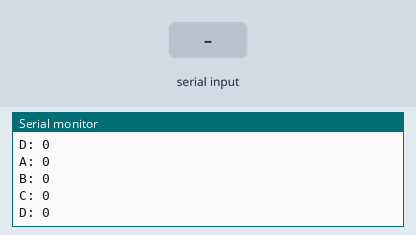
Simulated run of this sketch. Board: Arduino Uno, built with avr-gcc and run on an emulated ATmega328P. Shown: the last lines printed to the serial monitor. The test bench sets the inputs (shaded band).

Above: at 1.2 s.
1.3 s: "A,1\n" received over the second serial link
At 1.33 s:
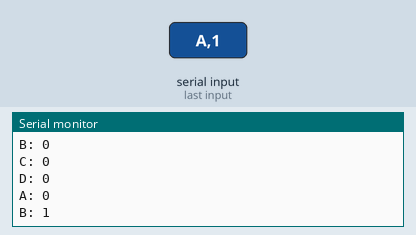
2.8 s: "A,150\n" received over the second serial link
At 2.85 s:
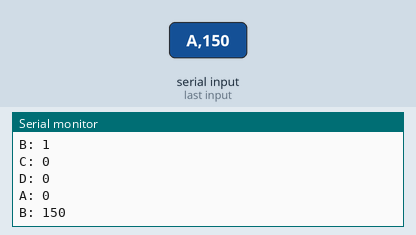
4.3 s: "B,1\n" received over the second serial link
Timing chart, 0 to 7.3 s (numbered marks = the images above; inputs shaded):
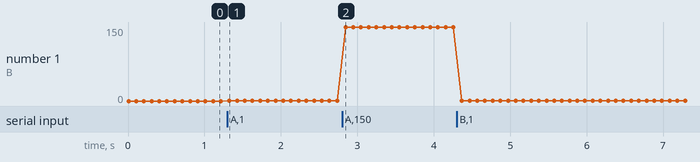

Measured:
- after the input at 1.3 s, the serial monitor: prints a new line at once (image 1)
- after the input at 2.8 s, the serial monitor: prints a new line after 0.05 s (image 2)
- plotted number 1: 0 → 1 after the input at 1.3 s, 1 → 150 after the input at 2.8 s

The sketch:

robot_hc12_test2.ino
```cpp
#include <SoftwareSerial.h>
#include <MedianFilterLib.h>

String Data = "";
bool newData = true;

SoftwareSerial HC12(10, 11); // HC-12 TX Pin, HC-12 RX Pin

const byte numChars = 32;
char receivedChars[numChars];
char tempChars[numChars];        // temporary array for use when parsing

float floatFromPC = 0.0;
int intFromPC = 1;

      // variables to hold the parsed data
char messageFromPC[numChars] = {0};
int int0 = 0;
int int1 = 0;
int int2 = 0;
int int3 = 0;
int int4 = 0;


char *strings[5]; // an array of pointers to the pieces of the above array after strtok()
char *ptr = NULL;

int A = 0;
int B = 0;
int C = 0;
int D = 0;
int E = 0;

MedianFilter<int> Af(20);
MedianFilter<int> Bf(20);
MedianFilter<int> Cf(20);
MedianFilter<int> Df(20);
MedianFilter<int> Ef(20);


int test = 0;
//============

void setup() {
    Serial.begin(9600);
    HC12.begin(9600);
//    Serial.println("This demo expects 3 pieces of data - text, an integer and a floating point value");
//    Serial.println("Enter data in this style <HelloWorld, 12, 24.7>  ");
//    Serial.println();
}

//============

void loop() {

      newData = true;

      while (HC12.available() && newData == true) {
          char character = HC12.read(); // Receive a single character from the software serial port
          Data.concat(character); // Add the received character to the receive buffer

          if (character == '\n') {

              //Serial.print(Data);

              int str_len = Data.length() + 1;

              // Prepare the character array (the buffer)
              char char_array[str_len];

              // Copy it over
              Data.toCharArray(char_array, str_len);

              byte index = 0;
              ptr = strtok(char_array, ",");  // delimiter
              while (ptr != NULL) {
                strings[index] = ptr;
                index++;
                ptr = strtok(NULL, ",");
              }


//              A = strings[0];
//              B = strings[1];
//              C = strings[2];
//              D = strings[3];
              A = Af.AddValue(filter(atoi(strings[0])));
              B = Bf.AddValue(filter(atoi(strings[1])));
              C = Cf.AddValue(filter(atoi(strings[2])));
              D = Df.AddValue(filter(atoi(strings[3])));

//              Serial.println("A: " + String(A));
//              Serial.println("B: " + String(B));
//              Serial.println("C: " + String(C));
//              Serial.println("D: " + String(D));
//              Serial.println();
//              delay(100);
              /*for (int n = 0; n < index; n++)
               {
                  if(n==0){A[i]=atoi(strings[n]);}
                  if(n==1){B=filter(strings[n]);}
                  if(n==2){C=filter(atoi(strings[n]));}
                  if(n==3){D=filter(atoi(strings[n]));}
                  Serial.print(n);
                  Serial.print("  ");
                  Serial.println(filter(atoi(strings[n])));
               }*/

              // Clear receive buffer so we're ready to receive the next line
              Data = "";
              newData = false;
              delay(10);


          }


    }
    Serial.println("A: " + String(A));
    Serial.println("B: " + String(B));
    Serial.println("C: " + String(C));
    Serial.println("D: " + String(D));
    Serial.println();
    delay(100);

}

//============

int filter(int val) {
  if(val > 1019) {
    val = val / 10;
  }
  else if(val > 999) {
    val = 999;
  }
  return val;
}

void recvWithStartEndMarkers() {
    static boolean recvInProgress = false;
    static byte ndx = 0;
    char startMarker = '<';
    char endMarker = '>';
    char rc;

    while (HC12.available() > 0 && newData == false) {
        rc = HC12.read();

        if (recvInProgress == true) {
            if (rc != endMarker) {
                receivedChars[ndx] = rc;
                ndx++;
                if (ndx >= numChars) {
                    ndx = numChars - 1;
                }
            }
            else {
                receivedChars[ndx] = '\0'; // terminate the string
                recvInProgress = false;
                ndx = 0;
                newData = true;
            }
        }

        else if (rc == startMarker) {
            recvInProgress = true;
        }
    }
}

//============

void parseData() {      // split the data into its parts

    char * strtokIndx; // this is used by strtok() as an index

    strtokIndx = strtok(tempChars,",");      // get the first part - the string
    strcpy(messageFromPC, strtokIndx); // copy it to messageFromPC

    strtokIndx = strtok(NULL, ","); // this continues where the previous call left off
    floatFromPC = atof(strtokIndx);     // convert this part to an integer

//    strtokIndx = strtok(NULL, ",");
//    floatFromPC = atof(strtokIndx);     // convert this part to a float

}

//============

void useParsedData() {

  if (!strcmp(messageFromPC, "A")){
    A = floatFromPC;
  }
  if (!strcmp(messageFromPC, "B")){
    B = floatFromPC;
  }


  Serial.print("MESSAGE: ");
  Serial.print(messageFromPC);
  Serial.println("A: " + String(A, 3));
  Serial.println("B: " + String(B, 3));
  Serial.println();
  delay(1000);

}
```
